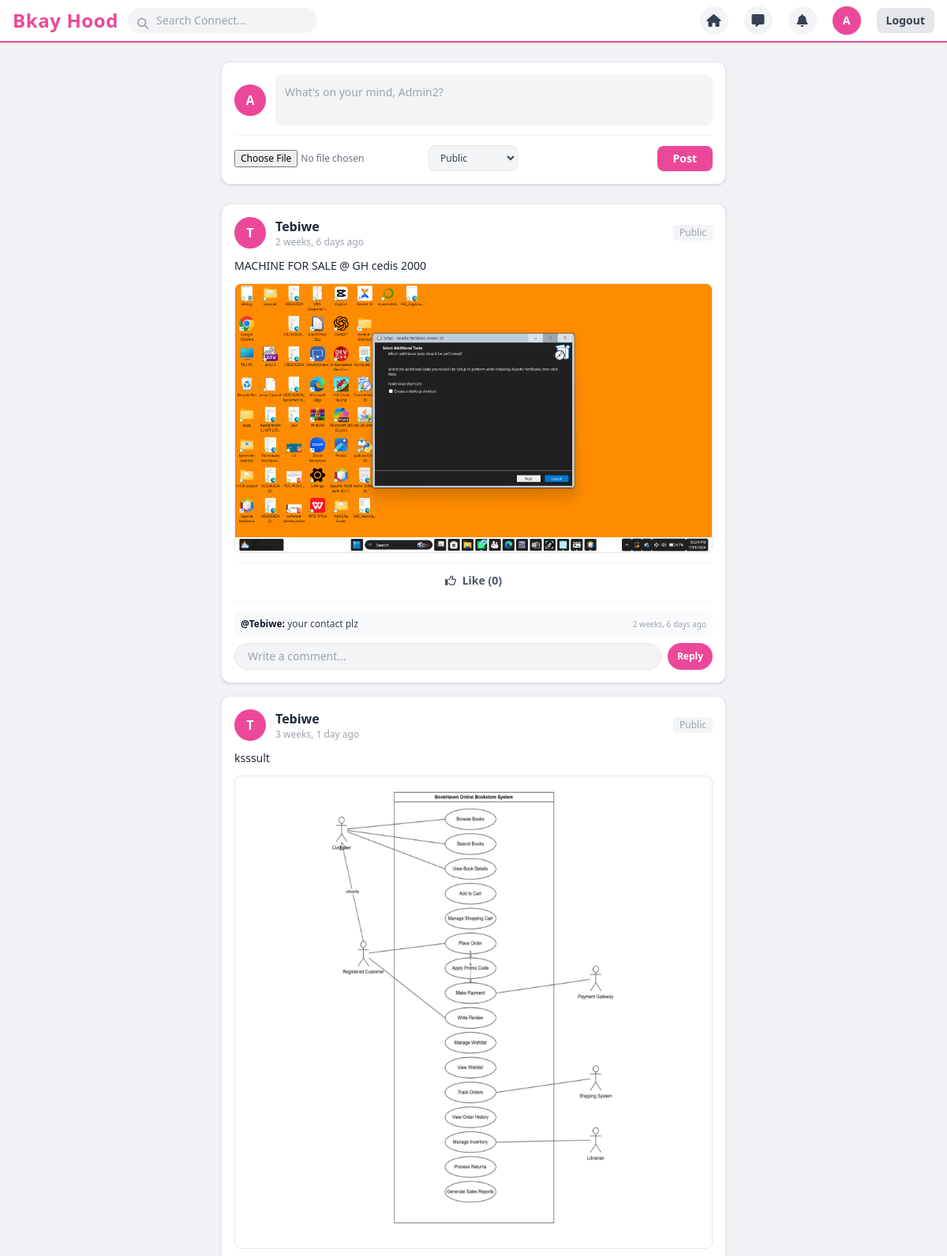
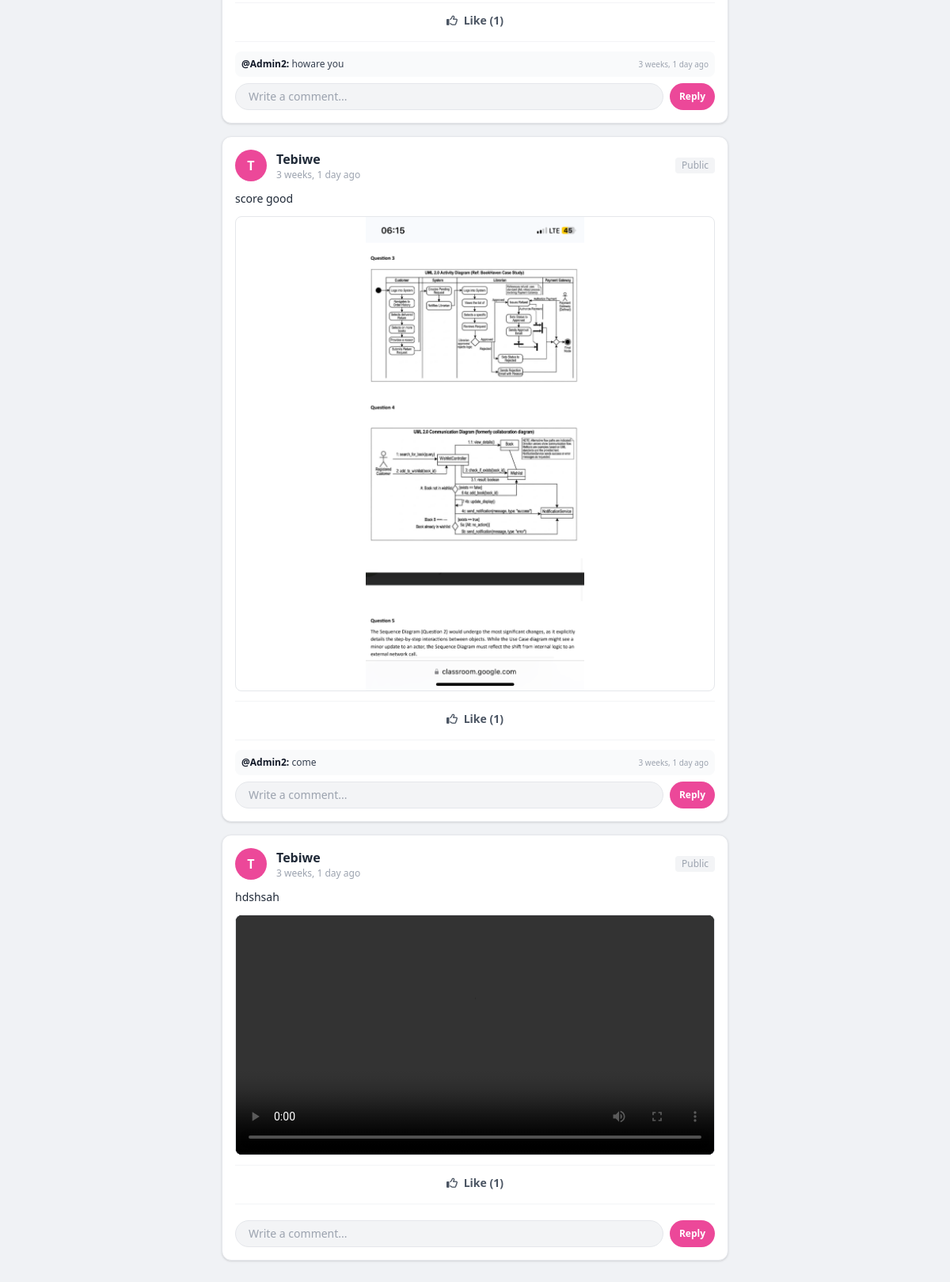
Screenshot of /home/ (signed in) with the database file from the repository (2 pictures, top to bottom).
### accounts/models.py (models this page shows, shortened)
class Post(models.Model):
    VISIBILITY_CHOICES = [
        ('public', 'Public'),
        ('friends', 'Friends Only'),
        ('private', 'Private'),
    ]
    author = models.ForeignKey(User, on_delete=models.CASCADE, related_name='posts')
    content = models.TextField()
    image = models.ImageField(upload_to='post_images/', blank=True, null=True)
    media = models.FileField(
        upload_to='post_media/',
        blank=True,
        null=True,
        validators=[FileExtensionValidator(allowed_extensions=['mp4', 'mov', 'avi', 'webm', 'jpg', 'jpeg', 'png', 'gif'])]
    )
    visibility = models.CharField(max_length=10, choices=VISIBILITY_CHOICES, default='public')
    likes = models.ManyToManyField(User, related_name='liked_posts', blank=True)
    created_at = models.DateTimeField(auto_now_add=True)
    class Meta:
        ordering = ['-created_at']

class Comment(models.Model):
    post = models.ForeignKey(Post, on_delete=models.CASCADE, related_name='comments')
    author = models.ForeignKey(User, on_delete=models.CASCADE, related_name='user_comments')
    content = models.TextField()
    created_at = models.DateTimeField(auto_now_add=True)
    class Meta:
        ordering = ['created_at']

### accounts/views.py (the view, shortened to what this page needs)
# urls.py: path('home/', views.home, name='home'),
@login_required
def home(request):
    blocked_users = Block.objects.filter(Q(blocker=request.user) | Q(blocked=request.user))
    blocked_ids = set()
    for b in blocked_users:
        if b.blocker == request.user:
            blocked_ids.add(b.blocked.id)
        else:
            blocked_ids.add(b.blocker.id)
    following_users = Follow.objects.filter(follower=request.user).values_list('following', flat=True)
    mutual_friends = [u for u in following_users if Follow.objects.filter(follower=u, following=request.user).exists()]
    posts = Post.objects.exclude(author__in=blocked_ids).filter(
        Q(visibility='public') |
        Q(author=request.user) |
        Q(visibility='friends', author__in=mutual_friends)
    ).distinct().order_by('-created_at')
    return render(request, 'accounts/feed.html', {'posts': posts})

### accounts/context_processors.py (called while the page is built)
def unread_counts(request):
    if request.user.is_authenticated:
        unread_notifications = Notification.objects.filter(recipient=request.user, is_read=False).count()
        unread_messages = Message.objects.filter(receiver=request.user, is_read=False).count()
        return {
            'unread_notifications_count': unread_notifications,
            'unread_messages_count': unread_messages,
        }
    return {
        'unread_notifications_count': 0,
        'unread_messages_count': 0,
    }

### accounts/templates/accounts/feed.html (shortened to what this page needs)
{% extends 'accounts/base.html' %}
{% block content %}
<div class="bg-white p-4 rounded-xl shadow border border-gray-200 mb-6">
  <form method="POST" enctype="multipart/form-data">
    <div class="flex space-x-3 items-center mb-3">
      <div class="w-10 h-10 rounded-full bg-brandPink text-white font-bold flex items-center justify-center shrink-0">
        {{ user.username|slice:":1"|upper }}
      </div>
      <textarea name="content" rows="2" placeholder="What's on your mind, {{ user.username }}?" class="w-full bg-gray-100 rounded-lg p-3 text-sm focus:outline-none focus:ring-2 focus:ring-brandPink resize-none" required></textarea>
    </div>
    <div class="flex justify-between items-center border-t border-gray-100 pt-3">
      <div class="flex items-center space-x-3">
        <input type="file" name="media" accept="image/*,video/mp4,video/mov,video/avi,video/webm" class="text-xs text-gray-500">
        <select name="visibility" class="bg-gray-100 border border-gray-200 text-gray-700 text-xs rounded-lg px-2.5 py-1.5 focus:outline-none focus:ring-2 focus:ring-brandPink">
          <option value="public">Public</option>
        </select>
      </div>
      <button type="submit" class="bg-brandPink hover:bg-opacity-90 text-white font-bold px-5 py-1.5 rounded-lg text-sm transition">Post</button>
    </div>
  </form>
</div>
<div class="space-y-4 mb-10">
  {% for post in posts %}
  <div id="post-{{ post.id }}" class="bg-white p-4 rounded-xl shadow border border-gray-200">
    <div class="flex items-center justify-between mb-3">
      <div class="flex items-center space-x-3">
        <div class="w-10 h-10 rounded-full bg-brandPink text-white font-bold flex items-center justify-center shrink-0">
          {{ post.author.username|slice:":1"|upper }}
        </div>
        <div>
          <a href="{% url 'profile' post.author.username %}" class="font-bold text-gray-800 hover:underline">{{ post.author.username }}</a>
          <p class="text-xs text-gray-400">{{ post.created_at|timesince }} ago</p>
        </div>
      </div>
      <span class="text-xs text-gray-400 bg-gray-100 px-2 py-0.5 rounded">{{ post.get_visibility_display }}</span>
    </div>
    <p class="text-gray-800 text-sm mb-3">{{ post.content }}</p>
    {% if post.media %}
      {% with url=post.media.url|lower %}
        {% if ".mp4" in url or ".mov" in url or ".webm" in url or ".avi" in url %}
          <video controls class="rounded-lg w-full mb-3 object-contain max-h-[600px] bg-black border">
            <source src="{{ post.media.url }}" type="video/mp4">
          </video>
        {% else %}
          <img src="{{ post.media.url }}" class="rounded-lg w-full mb-3 object-contain max-h-[600px] border" alt="Post media">
        {% endif %}
      {% endwith %}
    {% elif post.image %}
      <img src="{{ post.image.url }}" class="rounded-lg w-full mb-3 object-contain max-h-[600px] border" alt="Post image">
    {% endif %}
    <div class="flex border-t border-gray-100 pt-2 text-center text-sm font-semibold text-gray-600">
      <a href="{% url 'like_post' post.id %}" class="w-full py-1 hover:text-brandPink transition">
        <i class="fa-regular fa-thumbs-up mr-1"></i> Like ({{ post.likes.count }})
      </a>
    </div>
    <div class="mt-3 pt-3 border-t border-gray-100 space-y-2">
      {% for comment in post.comments.all %}
        <div class="bg-gray-50 p-2 rounded-lg text-xs flex justify-between items-start">
          <div>
            <span class="font-bold text-gray-900">@{{ comment.author.username }}:</span>
            <span class="text-gray-700">{{ comment.content }}</span>
          </div>
          <span class="text-[10px] text-gray-400">{{ comment.created_at|timesince }} ago</span>
        </div>
      {% endfor %}
      <form method="POST" class="flex gap-2 mt-2">
        <input
          type="text"
          name="comment_content"
          placeholder="Write a comment..."
          class="w-full bg-gray-100 rounded-full px-4 py-1.5 text-sm focus:outline-none focus:ring-2 focus:ring-brandPink border border-gray-200"
          required
        >
        <button type="submit" class="bg-brandPink text-white px-3 py-1.5 rounded-full text-xs font-bold shrink-0 hover:bg-opacity-90">Reply</button>
      </form>
    </div>
  </div>
  {% empty %}
  <div class="bg-white p-6 rounded-xl shadow text-center text-gray-500">
    No posts yet. Share something with your network!
  </div>
  {% endfor %}
</div>
{% endblock %}

### accounts/templates/accounts/base.html (shortened to what this page needs)
{% load static %}
<!DOCTYPE html>
<html lang="en">
<head>
  <script src="https://cdn.tailwindcss.com"></script>
  <link rel="stylesheet" href="https://cdnjs.cloudflare.com/ajax/libs/font-awesome/6.4.0/css/all.min.css">
</head>
<body class="bg-fbBg font-sans text-gray-900 min-h-screen flex flex-col">
  <nav class="bg-white border-b-2 border-brandPink sticky top-0 z-50 shadow-sm px-4 py-2 flex justify-between items-center">
    <div class="flex items-center space-x-3">
      <a href="{% url 'home' %}" class="text-2xl font-extrabold text-brandPink tracking-wide">Bkay Hood</a>
      <form method="GET" action="{% url 'search' %}" class="relative hidden sm:block">
        <input type="text" name="q" placeholder="Search Connect..." class="bg-gray-100 rounded-full pl-9 pr-4 py-1.5 text-sm focus:outline-none focus:ring-2 focus:ring-fbBlue w-60">
        <button type="submit" class="absolute left-3 top-2.5 text-gray-400 text-sm bg-transparent border-none cursor-pointer">
          <i class="fa-solid fa-magnifying-glass"></i>
        </button>
      </form>
    </div>
    {% if user.is_authenticated %}
    <div class="flex items-center space-x-5">
      <a href="{% url 'home' %}" class="w-9 h-9 rounded-full bg-gray-100 hover:bg-gray-200 flex items-center justify-center text-gray-700 transition" title="Home"><i class="fa-solid fa-house"></i></a>
      <a href="{% url 'inbox' %}" class="relative w-9 h-9 rounded-full bg-gray-100 hover:bg-gray-200 flex items-center justify-center text-gray-700 transition" title="Messages">
        <i class="fa-solid fa-message"></i>
      </a>
      <a href="{% url 'notifications' %}" class="relative w-9 h-9 rounded-full bg-gray-100 hover:bg-gray-200 flex items-center justify-center text-gray-700 transition" title="Notifications">
        <i class="fa-solid fa-bell"></i>
      </a>
      <a href="{% url 'profile' user.username %}" class="w-9 h-9 rounded-full bg-brandPink text-white font-bold flex items-center justify-center text-sm shadow overflow-hidden" title="Profile">
        {% if user.profile.avatar and user.profile.avatar.name != 'avatars/default.png' %}
            <img src="{{ user.profile.avatar.url }}" class="w-full h-full object-cover">
        {% else %}
            {{ user.username|slice:":1"|upper }}
        {% endif %}
      </a>
      <a href="{% url 'logout' %}" class="bg-gray-200 hover:bg-gray-300 text-gray-700 px-3 py-1.5 rounded-lg text-sm font-semibold transition">Logout</a>
    </div>
    {% endif %}
  </nav>
  <main class="max-w-2xl mx-auto w-full mt-6 px-4 flex-grow">
    {% block content %}{% endblock %}
  </main>
</body>
</html>

### rows the page displays
Post: author.username "T", author.username "Tebiwe", created_at "2 weeks, 6 days", visibility "Public", content "MACHINE FOR SALE @ GH cedis 2000", media (picture), likes.count "0"
Comment: author.username "Tebiwe", content "your contact plz", created_at "2 weeks, 6 days"
Post: author.username "T", author.username "Tebiwe", created_at "3 weeks, 1 day", visibility "Public", content "ksssult", media (picture), likes.count "1"
Comment: author.username "Admin2", content "howare you", created_at "3 weeks, 1 day"
Post: author.username "T", author.username "Tebiwe", created_at "3 weeks, 1 day", visibility "Public", content "score good", media (picture), likes.count "1"
Comment: author.username "Admin2", content "come", created_at "3 weeks, 1 day"
Post: author.username "T", author.username "Tebiwe", created_at "3 weeks, 1 day", visibility "Public", content "hdshsah", likes.count "1"

### other values shown
{{ user.username|slice:":1"|upper }} "A"
